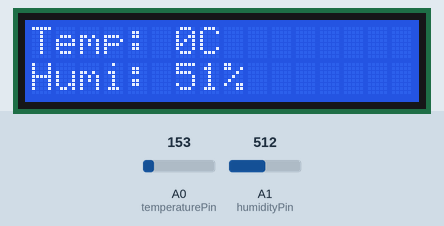
Simulated run of this sketch. Board: Arduino Uno, built with avr-gcc and run on an emulated ATmega328P. On the bench: 16×2 character LCD. Inputs (shaded band) come from the test bench; at power-on: A0 (temperaturePin) = 153, A1 (humidityPin) = 512. What the sketch prints to the serial monitor is not drawn.

Above: at 1.2 s.
1.3 s: A0 (temperaturePin) set to 165
At 3.1 s:
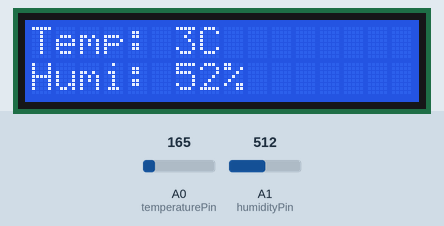
7.3 s: A1 (humidityPin) set to 716
At 8.3 s:
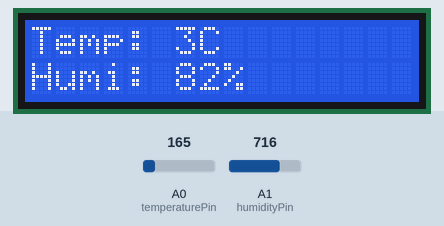
11.5 s: A0 (temperaturePin) set to 175
At 13.1 s:
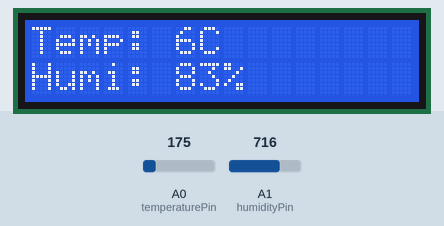
15.6 s: A1 (humidityPin) set to 900
At 16.6 s:
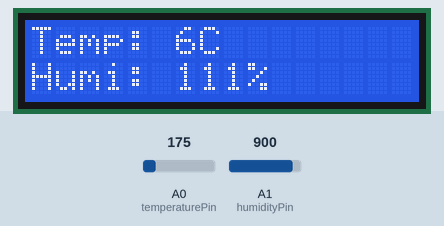
19.6 s: A0 (temperaturePin) set to 191
At 21.3 s:
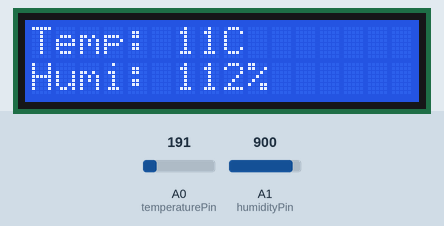
23.6 s: A1 (humidityPin) set to 1023
At 24.9 s:
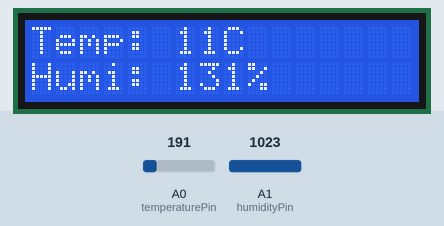
Timing chart, 0 to 26.6 s (numbered marks = the images above; inputs shaded):
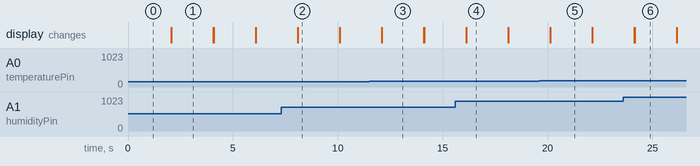

Measured:
- after the input at 1.3 s, the display: first differs from a run without the input after 0.77 s (image 1)
- after the input at 7.3 s, the display: first differs from a run without the input after 0.79 s (image 2)
- after the input at 11.5 s, the display: first differs from a run without the input after 0.61 s (image 3)
- after the input at 15.6 s, the display: first differs from a run without the input after 0.52 s (image 4)
- after the input at 19.6 s, the display: first differs from a run without the input after 0.53 s (image 5)
- after the input at 23.6 s, the display: first differs from a run without the input after 0.55 s (image 6)
- what the display in image 1 shows lasts 2.0 s, from 2.1 s to 4.1 s

The sketch:

temperature_and_humidity.ino
```cpp
const int temperaturePin = A0;
const int humidityPin = A1;

const float SENSOR_SUPPLY_VOLTAGE = 3.3;
int humidityOutput = 0;
int tempOutput = 0;
float trueRH;
// include the library code:
#include <LiquidCrystal.h>

// initialize the library with the numbers of the interface pins
LiquidCrystal lcd(12, 11, 5, 4, 3, 2);

void setup() {
  // put your setup code here, to run once:
  lcd.begin(16,2);
  Serial.begin(9600);
}

void loop() {
  // put your main code here, to run repeatedly:
  lcd.print("Temp: ");
  tempOutput = getTemperature();
  lcd.print(tempOutput);
  lcd.print("C");

  lcd.setCursor(0,1);

  lcd.print("Humi: ");
  humidityOutput = getHumidity(tempOutput);
  lcd.print(humidityOutput);
  lcd.print("%");

  delay(2000);
  lcd.clear();
}

float getHumidity(float degreesCelsius){
   // read the value from the sensor:
  int humidityVoltage = analogRead(humidityPin);
  float voltage = humidityVoltage/1024.0 * SENSOR_SUPPLY_VOLTAGE; // convert to voltage value

  // convert the voltage to a relative humidity
  // - the equation is derived from the HIH-4030/31 datasheet
  // - it is not calibrated to your individual sensor
  //  Table 2 of the sheet shows the may deviate from this line
  float sensorRH = 161.0 * voltage / SENSOR_SUPPLY_VOLTAGE - 25.8;
  float trueRH = sensorRH / (1.0546 - 0.0026 * degreesCelsius); //temperature adjustment

  return trueRH;
}

float getTemperature() {
    // read the value on AnalogIn pin 0
  // and store it in a variable
  int sensorVoltage = analogRead(temperaturePin);

  // send the 10-bit sensor value out the serial port
   Serial.print("sensor Value: ");
  Serial.print(trueRH);

  // convert the ADC reading to voltage
  float voltage = sensorVoltage * SENSOR_SUPPLY_VOLTAGE;
  voltage = voltage / 1024.0;

  // Send the voltage level out the Serial port
 Serial.print(", Volts: ");
  Serial.print(voltage);

  // convert the voltage to temperature in degrees C
  // the sensor changes 10 mV per degree
  // the datasheet says there's a 500 mV offset
  // ((volatge - 500mV) times 100)
  Serial.print(", degrees C: ");
  float temperature = (voltage - 0.5) * 100;
  Serial.println(temperature);

  return temperature;
}
```
